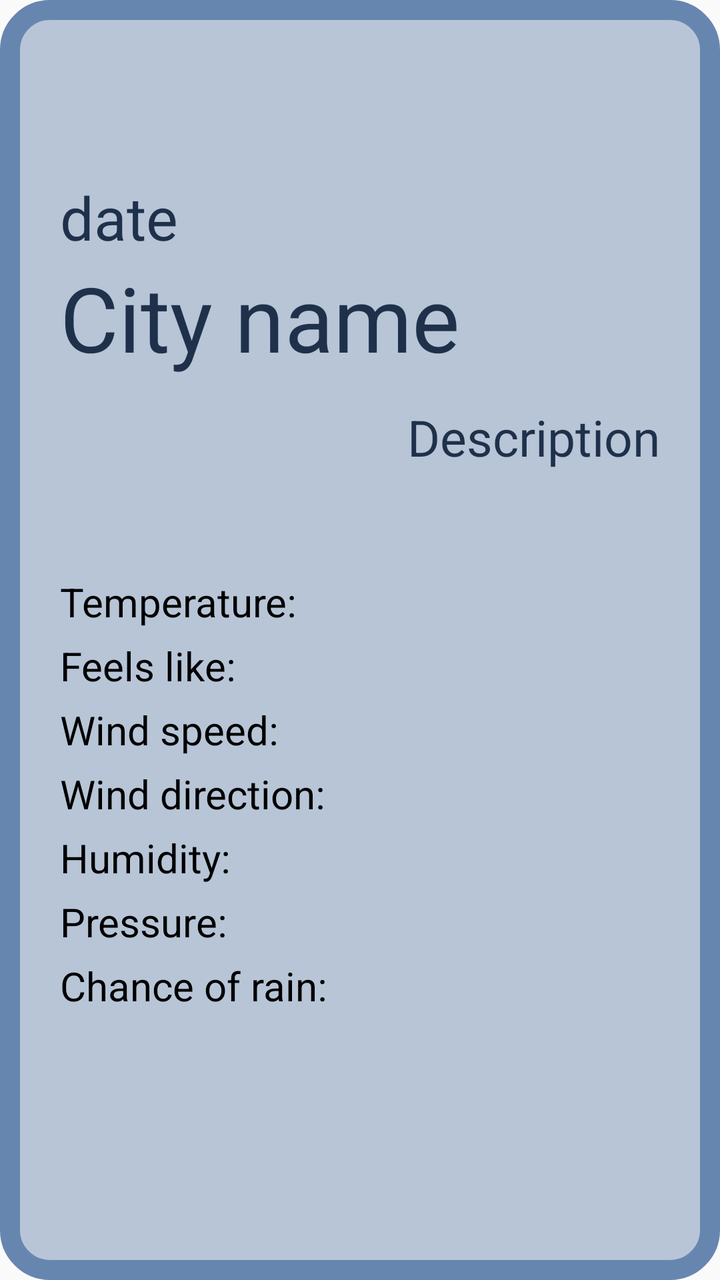
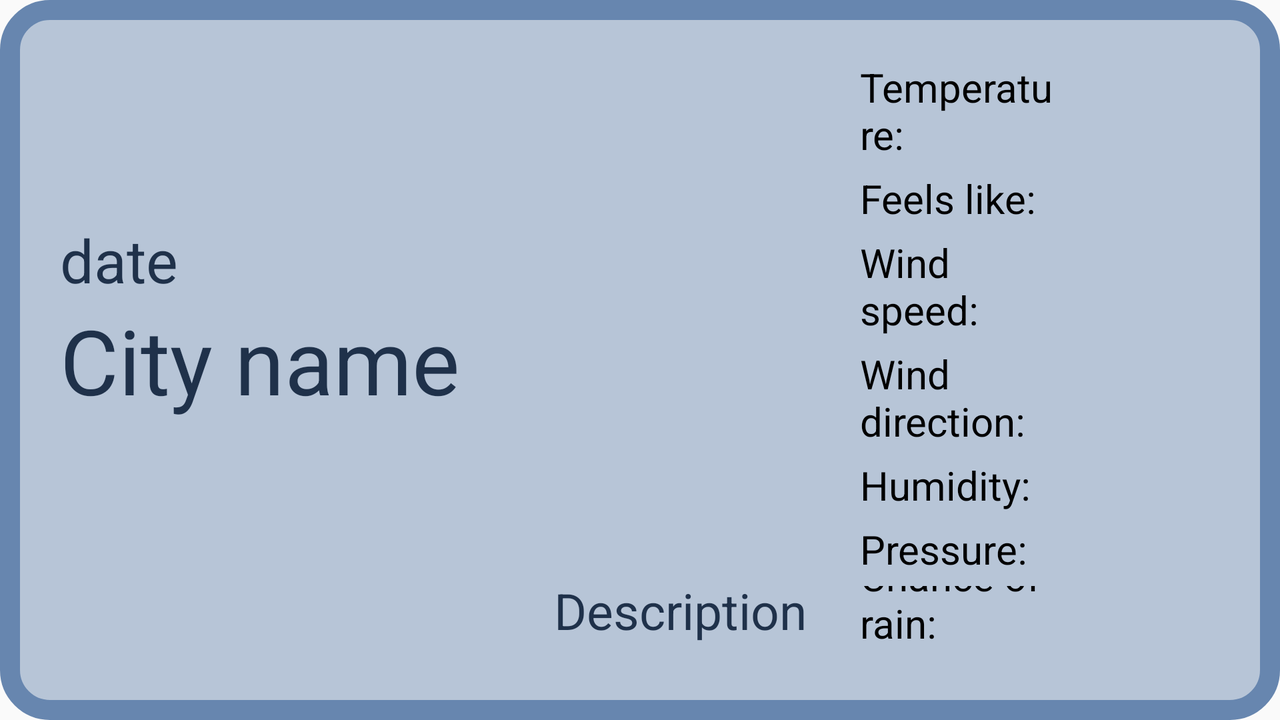

Two renders of one Android screen. The first uses the default layout on a phone; the second uses the alternative layout the repository ships for a different screen configuration, on a matching device. The two XML files are below.
<!-- AndroidManifest.xml: application theme AppTheme -->
<!-- res/layout/fragment_weather.xml -->
<?xml version="1.0" encoding="utf-8"?>
<androidx.constraintlayout.widget.ConstraintLayout xmlns:android="http://schemas.android.com/apk/res/android"
    xmlns:app="http://schemas.android.com/apk/res-auto"
    xmlns:tools="http://schemas.android.com/tools"
    android:layout_width="match_parent"
    android:layout_height="match_parent"
    android:background="@drawable/frame_weather"
    android:orientation="vertical"
    android:padding="30dp"
    tools:context=".WeatherFragment">


    <TextView
        android:id="@+id/date"
        android:layout_width="wrap_content"
        android:layout_height="wrap_content"
        android:text="date"
        android:textAlignment="viewStart"
        android:textColor="#1F314A"
        android:textSize="@dimen/datecity_size"
        app:layout_constraintBottom_toTopOf="@+id/city_name"
        app:layout_constraintEnd_toEndOf="@+id/city_name"
        app:layout_constraintHorizontal_bias="0.0"
        app:layout_constraintStart_toStartOf="@+id/city_name"
        app:layout_constraintTop_toTopOf="parent"
        app:layout_constraintVertical_bias="1.0" />

    <TextView
        android:id="@+id/city_name"
        android:layout_width="wrap_content"
        android:layout_height="wrap_content"
        android:gravity="start"
        android:paddingStart="0dp"
        android:paddingEnd="20dp"
        android:text="City name"
        android:textAlignment="viewStart"
        android:textColor="#1F314A"
        android:textSize="@dimen/city_size"
        app:layout_constraintBottom_toTopOf="@+id/moon_table"
        app:layout_constraintEnd_toStartOf="@+id/icon"
        app:layout_constraintStart_toStartOf="parent"
        app:layout_constraintTop_toTopOf="parent" />


    <ImageView
        android:id="@+id/icon"
        android:layout_width="0dp"
        android:layout_height="0dp"
        android:src="@drawable/ic_launcher_background"
        app:layout_constraintBottom_toBottomOf="@+id/city_name"
        app:layout_constraintEnd_toEndOf="parent"
        app:layout_constraintStart_toEndOf="@+id/city_name"
        app:layout_constraintTop_toTopOf="parent"
        app:layout_constraintVertical_bias="1.0"
        app:srcCompat="@drawable/ic_launcher_foreground" />

    <TextView
        android:id="@+id/description"
        android:layout_width="wrap_content"
        android:layout_height="wrap_content"
        android:text="Description"
        android:textAlignment="center"
        android:textColor="#1F314A"
        android:textSize="@dimen/description_size"
        app:layout_constraintBottom_toTopOf="@+id/moon_table"
        app:layout_constraintEnd_toEndOf="parent"
        app:layout_constraintHorizontal_bias="1.0"
        app:layout_constraintStart_toStartOf="parent"
        app:layout_constraintTop_toBottomOf="@+id/icon"
        app:layout_constraintVertical_bias="0.2" />

    <TableLayout
        android:id="@+id/moon_table"
        android:layout_width="match_parent"
        android:layout_height="wrap_content"
        app:layout_constraintBottom_toBottomOf="parent"
        app:layout_constraintEnd_toEndOf="parent"
        app:layout_constraintStart_toStartOf="parent"
        app:layout_constraintTop_toBottomOf="@id/city_name">

        <TableRow
            android:id="@+id/temp_row"
            android:layout_width="match_parent"
            android:layout_height="match_parent"
            android:layout_marginBottom="5dp">

            <TextView
                android:id="@+id/textView1"
                android:layout_width="0dp"
                android:layout_height="wrap_content"
                android:layout_weight="1.2"
                android:gravity="bottom"
                android:text="Temperature:"
                android:textColor="#000000"
                android:textSize="@dimen/table_text_size" />

            <TextView
                android:id="@+id/temperature"
                android:layout_width="0dp"
                android:layout_height="match_parent"
                android:layout_weight="1"
                android:gravity="bottom|end"
                android:textColor="#000000"
                android:textSize="@dimen/table_text_size" />

        </TableRow>

        <TableRow
            android:id="@+id/feelslike_row"
            android:layout_width="match_parent"
            android:layout_height="match_parent"
            android:layout_marginBottom="5dp">

            <TextView
                android:id="@+id/textView"
                android:layout_width="0dp"
                android:layout_height="wrap_content"
                android:layout_weight="1.2"
                android:gravity="bottom"
                android:text="Feels like:"
                android:textColor="#000000"
                android:textSize="@dimen/table_text_size" />

            <TextView
                android:id="@+id/feels_like"
                android:layout_width="0dp"
                android:layout_height="match_parent"
                android:layout_weight="1"
                android:gravity="bottom|end"
                android:textColor="#000000"
                android:textSize="@dimen/table_text_size" />
        </TableRow>

        <TableRow
            android:id="@+id/windspeed_row"
            android:layout_width="match_parent"
            android:layout_height="match_parent"
            android:layout_marginBottom="5dp">

            <TextView
                android:id="@+id/textView2"
                android:layout_width="0dp"
                android:layout_height="wrap_content"
                android:layout_weight="1.2"
                android:gravity="bottom"
                android:text="Wind speed:"
                android:textColor="#000000"
                android:textSize="@dimen/table_text_size" />

            <TextView
                android:id="@+id/wind_speed"
                android:layout_width="0dp"
                android:layout_height="match_parent"
                android:layout_weight="1"
                android:gravity="bottom|end"
                android:textColor="#000000"
                android:textSize="@dimen/table_text_size" />
        </TableRow>

        <TableRow
            android:id="@+id/winddir_row"
            android:layout_width="match_parent"
            android:layout_height="match_parent"
            android:layout_marginBottom="5dp">

            <TextView
                android:id="@+id/textView11"
                android:layout_width="0dp"
                android:layout_height="wrap_content"
                android:layout_weight="1.2"
                android:gravity="bottom"
                android:text="Wind direction:"
                android:textColor="#000000"
                android:textSize="@dimen/table_text_size" />

            <TextView
                android:id="@+id/wind_dir"
                android:layout_width="0dp"
                android:layout_height="wrap_content"
                android:layout_weight="1"
                android:gravity="bottom|end"
                android:textColor="#000000"
                android:textSize="@dimen/table_text_size" />
        </TableRow>

        <TableRow
            android:id="@+id/humidity_row"
            android:layout_width="match_parent"
            android:layout_height="match_parent"
            android:layout_marginBottom="5dp">

            <TextView
                android:id="@+id/textView5"
                android:layout_width="0dp"
                android:layout_height="wrap_content"
                android:layout_weight="1.2"
                android:gravity="bottom"
                android:text="Humidity:"
                android:textColor="#000000"
                android:textSize="@dimen/table_text_size" />

            <TextView
                android:id="@+id/humidity"
                android:layout_width="0dp"
                android:layout_height="match_parent"
                android:layout_weight="1"
                android:gravity="bottom|end"
                android:textColor="#000000"
                android:textSize="@dimen/table_text_size" />
        </TableRow>

        <TableRow
            android:id="@+id/pressure_row"
            android:layout_width="match_parent"
            android:layout_height="match_parent"
            android:layout_marginBottom="5dp">

            <TextView
                android:id="@+id/textView14"
                android:layout_width="0dp"
                android:layout_height="wrap_content"
                android:layout_weight="1.2"
                android:gravity="bottom"
                android:text="Pressure:"
                android:textColor="#000000"
                android:textSize="@dimen/table_text_size" />

            <TextView
                android:id="@+id/pressure"
                android:layout_width="0dp"
                android:layout_height="wrap_content"
                android:layout_weight="1"
                android:gravity="bottom|end"
                android:textColor="#000000"
                android:textSize="@dimen/table_text_size" />
        </TableRow>

        <TableRow
            android:id="@+id/chanceofrain_row"
            android:layout_width="match_parent"
            android:layout_height="match_parent"
            android:layout_marginBottom="5dp">

            <TextView
                android:id="@+id/textView16"
                android:layout_width="0dp"
                android:layout_height="wrap_content"
                android:layout_weight="1.2"
                android:gravity="bottom"
                android:text="Chance of rain:"
                android:textColor="#000000"
                android:textSize="@dimen/table_text_size"/>

            <TextView
                android:id="@+id/chance_of_rain"
                android:layout_width="0dp"
                android:layout_height="wrap_content"
                android:layout_weight="1"
                android:gravity="bottom|end"
                android:textColor="#000000"
                android:textSize="@dimen/table_text_size"/>

        </TableRow>

    </TableLayout>
</androidx.constraintlayout.widget.ConstraintLayout>
<!-- resources referenced by this layout -->
<resources>
  <dimen name="city_size">45sp</dimen>
  <dimen name="datecity_size">30sp</dimen>
  <dimen name="description_size">25sp</dimen>
  <dimen name="table_text_size">20sp</dimen>
  <!-- drawable frame_weather (drawable) -->
  <?xml version="1.0" encoding="utf-8"?>
  <selector xmlns:android="http://schemas.android.com/apk/res/android">
      <item android:state_pressed="false">
          <shape android:shape="rectangle">
              <corners android:radius="20dp" />
              <solid android:color="#655274A1" />
              <stroke
                  android:width="10dip"
                  android:color="#6786AF" />
              <padding
                  android:bottom="4dp"
                  android:left="4dp"
                  android:right="4dp"
                  android:top="4dp" />
          </shape>
      </item>
      <item android:state_pressed="true">
          <shape android:shape="rectangle">
              <corners android:radius="1000dp" />
              <solid android:color="#3AA76D" />
              <stroke
                  android:width="2dip"
                  android:color="#03ae3c" />
              <padding
                  android:bottom="4dp"
                  android:left="4dp"
                  android:right="4dp"
                  android:top="4dp" />
          </shape>
      </item>
  </selector>
  <style name="AppTheme" parent="Theme.AppCompat.Light.NoActionBar">
          
          <item name="colorPrimary">@color/colorPrimary</item>
          <item name="colorPrimaryDark">@color/colorPrimaryDark</item>
          <item name="colorAccent">#2962FF</item>
      </style>
</resources>
<!-- res/layout-land/fragment_weather.xml (the repository's variant of the layout above) -->
<!-- drawn on the phone turned sideways -->
<?xml version="1.0" encoding="utf-8"?>
<androidx.constraintlayout.widget.ConstraintLayout xmlns:android="http://schemas.android.com/apk/res/android"
    xmlns:app="http://schemas.android.com/apk/res-auto"
    xmlns:tools="http://schemas.android.com/tools"
    android:layout_width="match_parent"
    android:layout_height="match_parent"
    android:background="@drawable/frame_weather"
    android:orientation="vertical"
    android:padding="30dp"
    tools:context=".WeatherFragment">


    <TextView
        android:id="@+id/date"
        android:layout_width="wrap_content"
        android:layout_height="wrap_content"
        android:text="date"
        android:textAlignment="viewStart"
        android:textColor="#1F314A"
        android:textSize="@dimen/datecity_size"
        app:layout_constraintBottom_toTopOf="@+id/city_name"
        app:layout_constraintEnd_toEndOf="@+id/city_name"
        app:layout_constraintHorizontal_bias="0.0"
        app:layout_constraintStart_toStartOf="@+id/city_name"
        app:layout_constraintTop_toTopOf="parent"
        app:layout_constraintVertical_bias="1.0" />

    <TextView
        android:id="@+id/city_name"
        android:layout_width="wrap_content"
        android:layout_height="wrap_content"
        android:gravity="start"
        android:paddingStart="0dp"
        android:paddingEnd="20dp"
        android:text="City name"
        android:textAlignment="viewStart"
        android:textColor="#1F314A"
        android:textSize="@dimen/city_size"
        app:layout_constraintBottom_toBottomOf="parent"
        app:layout_constraintStart_toStartOf="parent"
        app:layout_constraintTop_toTopOf="parent" />


    <ImageView
        android:id="@+id/icon"
        android:layout_width="0dp"
        android:layout_height="0dp"
        android:layout_marginBottom="50dp"
        android:src="@drawable/ic_launcher_background"
        app:layout_constraintBottom_toBottomOf="@id/moon_table"
        app:layout_constraintEnd_toStartOf="@id/moon_table"
        app:layout_constraintStart_toEndOf="@+id/city_name"
        app:layout_constraintTop_toTopOf="parent"
        app:srcCompat="@drawable/ic_launcher_foreground" />

    <TextView
        android:id="@+id/description"
        android:layout_width="0dp"
        android:layout_height="wrap_content"
        android:text="Description"
        android:textAlignment="center"
        android:textColor="#1F314A"
        android:textSize="@dimen/description_size"
        app:layout_constraintBottom_toBottomOf="parent"
        app:layout_constraintEnd_toStartOf="@+id/moon_table"
        app:layout_constraintStart_toStartOf="@+id/icon"
        app:layout_constraintTop_toBottomOf="@+id/icon" />

    <TableLayout
        android:id="@+id/moon_table"
        android:layout_width="0dp"
        android:layout_height="wrap_content"
        app:layout_constraintBottom_toBottomOf="parent"
        app:layout_constraintEnd_toEndOf="parent"
        app:layout_constraintStart_toEndOf="@id/icon"
        app:layout_constraintTop_toTopOf="parent">

        <TableRow
            android:id="@+id/temp_row"
            android:layout_width="match_parent"
            android:layout_height="match_parent"
            android:layout_marginBottom="5dp">

            <TextView
                android:id="@+id/textView1"
                android:layout_width="0dp"
                android:layout_height="wrap_content"
                android:layout_weight="1.2"
                android:gravity="bottom"
                android:text="Temperature:"
                android:textColor="#000000"
                android:textSize="@dimen/table_text_size" />

            <TextView
                android:id="@+id/temperature"
                android:layout_width="0dp"
                android:layout_height="match_parent"
                android:layout_weight="1"
                android:gravity="bottom|end"
                android:textColor="#000000"
                android:textSize="@dimen/table_text_size" />

        </TableRow>

        <TableRow
            android:id="@+id/feelslike_row"
            android:layout_width="match_parent"
            android:layout_height="match_parent"
            android:layout_marginBottom="5dp">

            <TextView
                android:id="@+id/textView"
                android:layout_width="0dp"
                android:layout_height="wrap_content"
                android:layout_weight="1.2"
                android:gravity="bottom"
                android:text="Feels like:"
                android:textColor="#000000"
                android:textSize="@dimen/table_text_size" />

            <TextView
                android:id="@+id/feels_like"
                android:layout_width="0dp"
                android:layout_height="match_parent"
                android:layout_weight="1"
                android:gravity="bottom|end"
                android:textColor="#000000"
                android:textSize="@dimen/table_text_size" />
        </TableRow>

        <TableRow
            android:id="@+id/windspeed_row"
            android:layout_width="match_parent"
            android:layout_height="match_parent"
            android:layout_marginBottom="5dp">

            <TextView
                android:id="@+id/textView2"
                android:layout_width="0dp"
                android:layout_height="wrap_content"
                android:layout_weight="1.2"
                android:gravity="bottom"
                android:text="Wind speed:"
                android:textColor="#000000"
                android:textSize="@dimen/table_text_size" />

            <TextView
                android:id="@+id/wind_speed"
                android:layout_width="0dp"
                android:layout_height="match_parent"
                android:layout_weight="1"
                android:gravity="bottom|end"
                android:textColor="#000000"
                android:textSize="@dimen/table_text_size" />
        </TableRow>

        <TableRow
            android:id="@+id/winddir_row"
            android:layout_width="match_parent"
            android:layout_height="match_parent"
            android:layout_marginBottom="5dp">

            <TextView
                android:id="@+id/textView11"
                android:layout_width="0dp"
                android:layout_height="wrap_content"
                android:layout_weight="1.2"
                android:gravity="bottom"
                android:text="Wind direction:"
                android:textColor="#000000"
                android:textSize="@dimen/table_text_size" />

            <TextView
                android:id="@+id/wind_dir"
                android:layout_width="0dp"
                android:layout_height="wrap_content"
                android:layout_weight="1"
                android:gravity="bottom|end"
                android:textColor="#000000"
                android:textSize="@dimen/table_text_size" />
        </TableRow>

        <TableRow
            android:id="@+id/humidity_row"
            android:layout_width="match_parent"
            android:layout_height="match_parent"
            android:layout_marginBottom="5dp">

            <TextView
                android:id="@+id/textView5"
                android:layout_width="0dp"
                android:layout_height="wrap_content"
                android:layout_weight="1.2"
                android:gravity="bottom"
                android:text="Humidity:"
                android:textColor="#000000"
                android:textSize="@dimen/table_text_size" />

            <TextView
                android:id="@+id/humidity"
                android:layout_width="0dp"
                android:layout_height="match_parent"
                android:layout_weight="1"
                android:gravity="bottom|end"
                android:textColor="#000000"
                android:textSize="@dimen/table_text_size" />
        </TableRow>

        <TableRow
            android:id="@+id/pressure_row"
            android:layout_width="match_parent"
            android:layout_height="match_parent"
            android:layout_marginBottom="5dp">

            <TextView
                android:id="@+id/textView14"
                android:layout_width="0dp"
                android:layout_height="wrap_content"
                android:layout_weight="1.2"
                android:gravity="bottom"
                android:text="Pressure:"
                android:textColor="#000000"
                android:textSize="@dimen/table_text_size" />

            <TextView
                android:id="@+id/pressure"
                android:layout_width="0dp"
                android:layout_height="wrap_content"
                android:layout_weight="1"
                android:gravity="bottom|end"
                android:textColor="#000000"
                android:textSize="@dimen/table_text_size" />
        </TableRow>

        <TableRow
            android:id="@+id/chanceofrain_row"
            android:layout_width="match_parent"
            android:layout_height="match_parent"
            android:layout_marginBottom="5dp">

            <TextView
                android:id="@+id/textView16"
                android:layout_width="0dp"
                android:layout_height="wrap_content"
                android:layout_weight="1.2"
                android:gravity="bottom"
                android:text="Chance of rain:"
                android:textColor="#000000"
                android:textSize="@dimen/table_text_size" />

            <TextView
                android:id="@+id/chance_of_rain"
                android:layout_width="0dp"
                android:layout_height="wrap_content"
                android:layout_weight="1"
                android:gravity="bottom|end"
                android:textColor="#000000"
                android:textSize="@dimen/table_text_size" />

        </TableRow>

    </TableLayout>
</androidx.constraintlayout.widget.ConstraintLayout>
